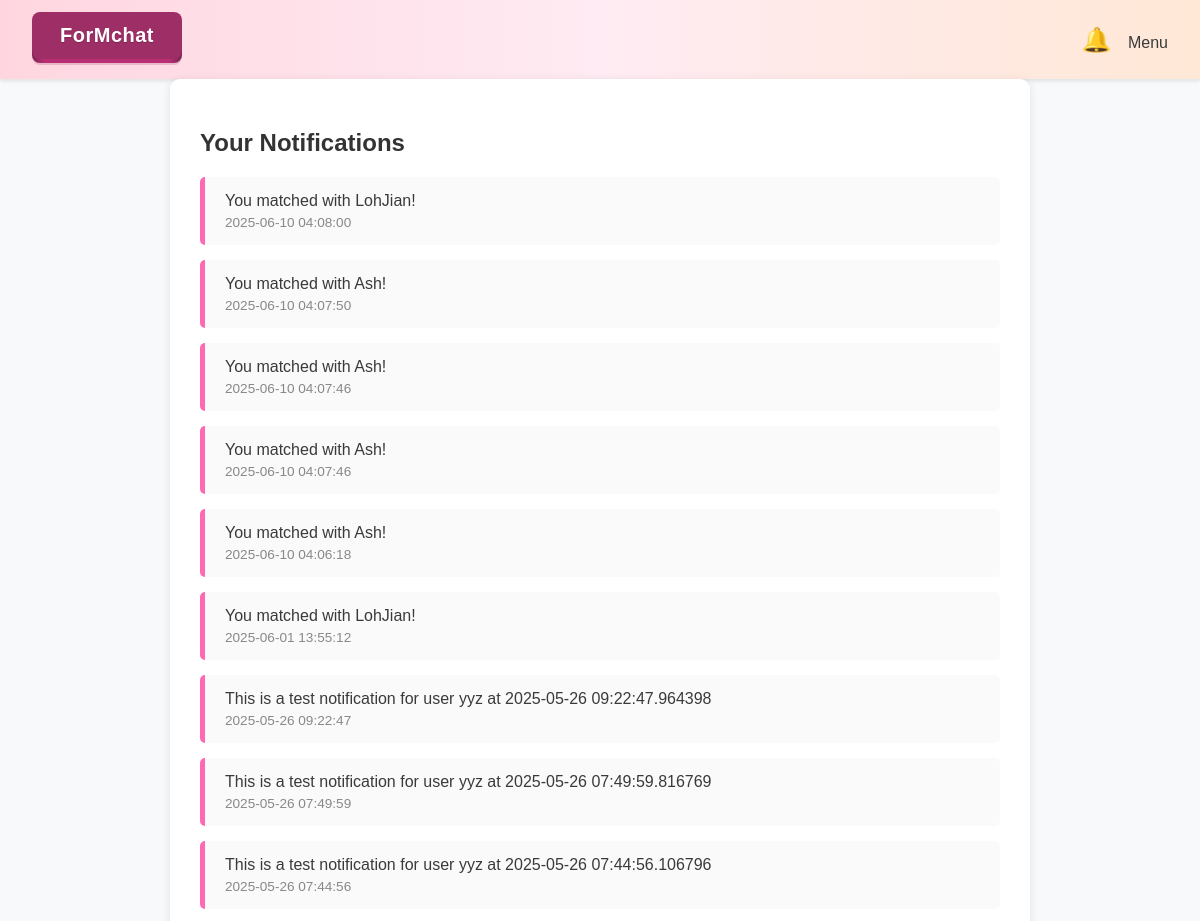
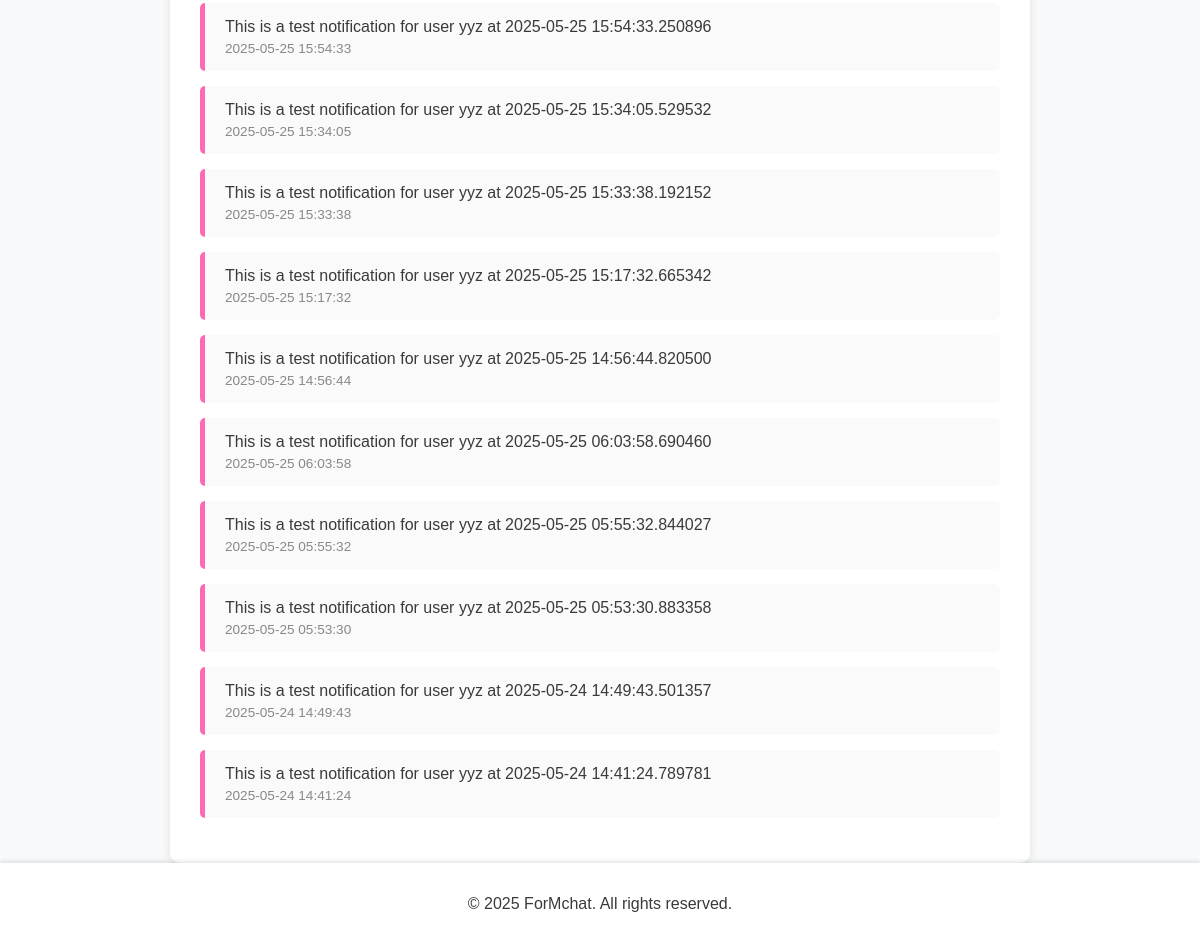
/notifications (signed in), run on the app's committed database (2 pictures, top to bottom).
### app.py (models this page shows)
class Notification(db.Model):
    id = db.Column(db.Integer, primary_key=True)
    user_id = db.Column(db.Integer, db.ForeignKey('user.id'), nullable=False)
    content = db.Column(db.String(255), nullable=False)
    is_read = db.Column(db.Boolean, default=False)
    timestamp = db.Column(db.DateTime, default=datetime.utcnow)
    user = db.relationship('User', backref='notifications')

### app.py (the view)
@app.route('/notifications')
def notifications():
    if 'user_id' not in session:
        flash("Please login first.")
        return redirect('/login')
    user_id = session['user_id']
    notes = Notification.query.filter_by(user_id=user_id).order_by(Notification.timestamp.desc()).all()
    for note in notes:
        if not note.is_read:
            note.is_read = True
    db.session.commit()
    return render_template('notifications.html', notifications=notes)

### app.py (called while the page is built)
@app.before_request
def before_request():
    if 'session_id' not in session:
        session['session_id'] = secrets.token_hex(16)

def generate_csrf_token():
    if 'csrf_token' not in session:
        session['csrf_token'] = secrets.token_hex(16)
    return session['csrf_token']

@app.context_processor
def inject_user_and_notifications():
    user = None
    unread_count = 0
    if 'user_id' in session:
        user_id = session['user_id']
        user = User.query.get(user_id)
        unread_count = Notification.query.filter_by(user_id=user_id, is_read=False).count()
    return dict(user=user, unread_count=unread_count)

@app.context_processor   #pass current_user to render_template() again and always available in base.html
def inject_current_user():
    user_id = session.get('user_id')
    if user_id:
        current_user = User.query.get(user_id)
        return dict(current_user=current_user)
    return dict(current_user=None)

### website/templates/notifications.html (shortened to what this page needs)
{% extends "base.html" %}
{% block content %}
    <div class="container">
        <h2>Your Notifications</h2>
        {% if notifications %}
            {% for note in notifications %}
                <div class="notification {% if not note.is_read %}unread{% endif %}">
                    <p>{{ note.content }}</p>
                    <time>
                        {% if note.timestamp %}
                            {{ note.timestamp.strftime('%Y-%m-%d %H:%M:%S') }}
                        {% else %}
                            Unknown time
                        {% endif %}
                    </time>
                </div>
            {% endfor %}
        {% else %}
            <p>No notifications yet.</p>
        {% endif %}
    </div>
{% endblock %}

### frontend/static/css/style.css (style rules this page uses)
body { font-family: 'Arial', sans-serif; margin: 0; padding: 0; background-color: #FFD3B6; color: #3A3A3A; display: flex; flex-direction: column; min-height: 100vh; }
body { background-color: #f8f9fa; }

### website/templates/notifications.html (style rules this page uses)
.container { max-width: 800px; margin: auto; background-color: white; padding: 30px; border-radius: 10px; box-shadow: 0 2px 10px rgba(0,0,0,0.1); }
h2 { margin-bottom: 20px; color: #333; }
.notification { border-left: 5px solid #ff69b4; padding: 15px 20px; margin-bottom: 15px; background-color: #fafafa; border-radius: 5px; transition: background-color 0.3s ease; }
.notification p { margin: 0; }
.notification time { display: block; font-size: 0.85em; color: #888; margin-top: 5px; }

### data on the page
Notification: content "You matched with LohJian!", timestamp "2025-06-10 04:08:00"
Notification: content "You matched with Ash!", timestamp "2025-06-10 04:07:50"
Notification: content "You matched with Ash!", timestamp "2025-06-10 04:07:46"
Notification: content "You matched with Ash!", timestamp "2025-06-10 04:07:46"
Notification: content "You matched with Ash!", timestamp "2025-06-10 04:06:18"
Notification: content "You matched with LohJian!", timestamp "2025-06-01 13:55:12"
Notification: content "This is a test notification for user yyz at 2025-05-26 09:22:47.964398", timestamp "2025-05-26 09:22:47"
Notification: content "This is a test notification for user yyz at 2025-05-26 07:49:59.816769", timestamp "2025-05-26 07:49:59"
Notification: content "This is a test notification for user yyz at 2025-05-26 07:44:56.106796", timestamp "2025-05-26 07:44:56"
Notification: content "This is a test notification for user yyz at 2025-05-25 15:54:33.250896", timestamp "2025-05-25 15:54:33"
Notification: content "This is a test notification for user yyz at 2025-05-25 15:34:05.529532", timestamp "2025-05-25 15:34:05"
Notification: content "This is a test notification for user yyz at 2025-05-25 15:33:38.192152", timestamp "2025-05-25 15:33:38"
Notification: content "This is a test notification for user yyz at 2025-05-25 15:17:32.665342", timestamp "2025-05-25 15:17:32"
Notification: content "This is a test notification for user yyz at 2025-05-25 14:56:44.820500", timestamp "2025-05-25 14:56:44"
Notification: content "This is a test notification for user yyz at 2025-05-25 06:03:58.690460", timestamp "2025-05-25 06:03:58"
Notification: content "This is a test notification for user yyz at 2025-05-25 05:55:32.844027", timestamp "2025-05-25 05:55:32"
Notification: content "This is a test notification for user yyz at 2025-05-25 05:53:30.883358", timestamp "2025-05-25 05:53:30"
Notification: content "This is a test notification for user yyz at 2025-05-24 14:49:43.501357", timestamp "2025-05-24 14:49:43"
Notification: content "This is a test notification for user yyz at 2025-05-24 14:41:24.789781", timestamp "2025-05-24 14:41:24"
